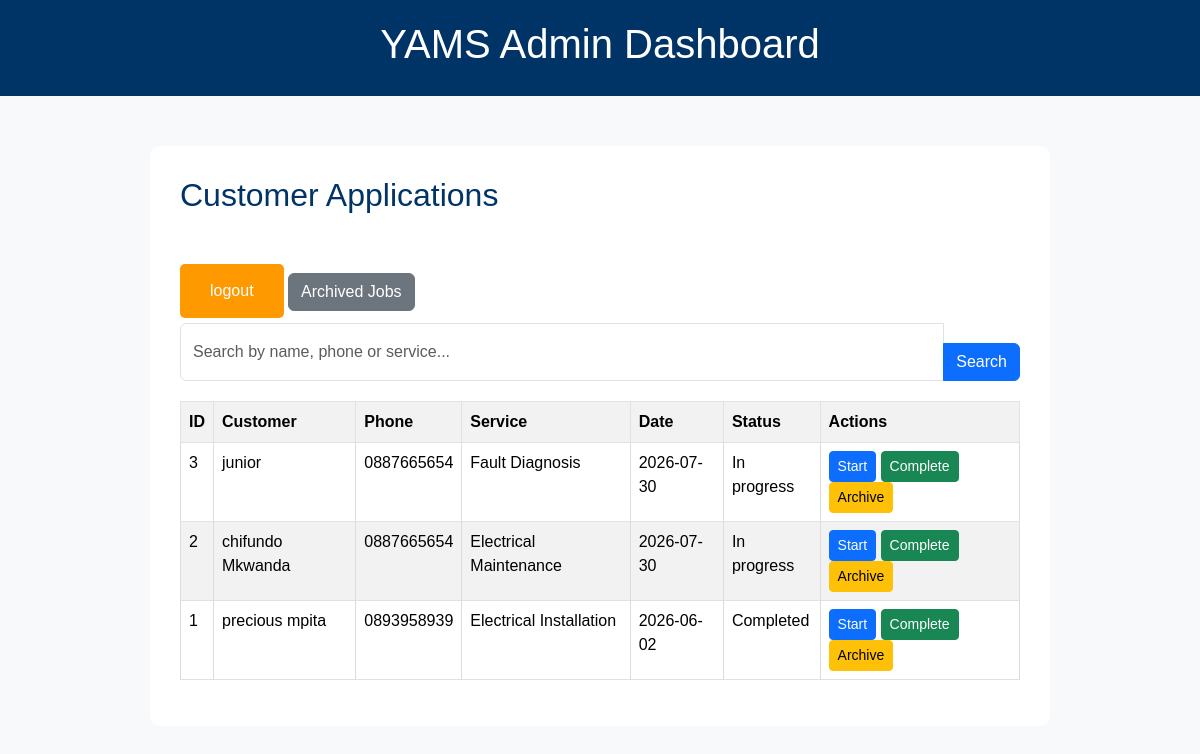
Before: /admin (signed in) with the older database file.
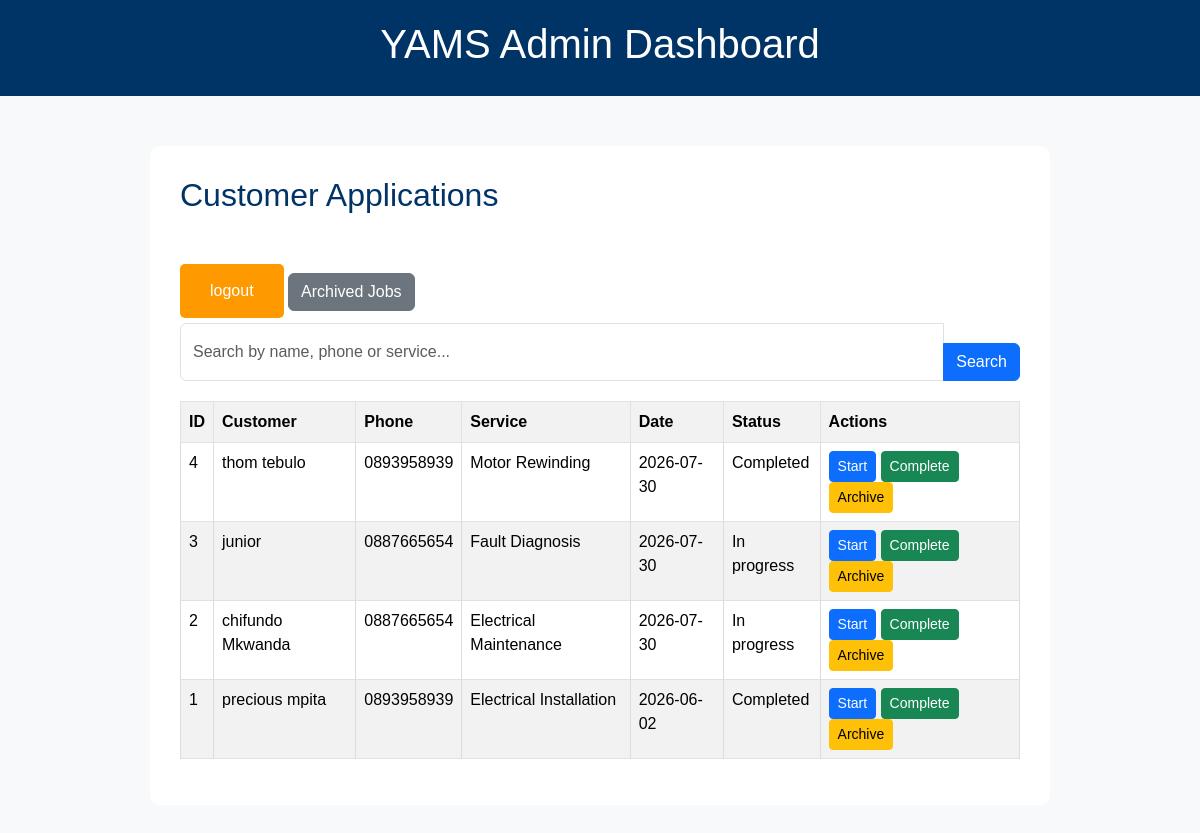
After: the same page with the newer database file.
### tables this page shows
CREATE TABLE applications (
    id INTEGER PRIMARY KEY AUTOINCREMENT,
    fullname TEXT NOT NULL,
    phone TEXT NOT NULL,
    email TEXT,
    location TEXT NOT NULL,
    service TEXT NOT NULL,
    description TEXT NOT NULL,
    service_date TEXT,
    status TEXT DEFAULT 'Pending'
, archived INTEGER DEFAULT 0, completed_date TEXT);

### app.py (the view)
@app.route('/admin')
def admin():
    if not session.get('logged_in'):
        return redirect('/login')
    search = request.args.get("search", "")
    conn = sqlite3.connect('database.db')
    cursor = conn.cursor()
    if search:
        cursor.execute("""SELECT *
                   FROM applications
                   WHERE archived = 0
                   AND(
                   fullname LIKE ?
                   OR phone LIKE ?
                   OR service LIKE ?
                   )
                   ORDER BY id DESC
                   """, (f"%{search}%", f"%{search}%", f"{search}%"))
    else:
        cursor.execute("""SELECT *
                       FROM applications
                       WHERE archived = 0
                       ORDER BY id DESC
                  """)
    applications = cursor.fetchall()
    conn.close()
    return render_template(
        "admin.html",
        applications=applications
    )

### templates/admin.html (shortened to what this page needs)
<!DOCTYPE html>
<html>
<head>
    <link rel="stylesheet"
          href="{{ url_for('static', filename='css/style.css') }}">
    <link
            href="https://cdn.jsdelivr.net/npm/bootstrap@5.3.3/dist/css/bootstrap.min.css" rel="stylesheet">
    <link rel="stylesheet" href="{{ url_for('static', filename='css/style.css') }}">
</head>
<body>
<header>
    <h1>YAMS Admin Dashboard</h1>
</header>
<div class="content">
    <h2>Customer Applications</h2>
    <a href="/logout" class="button">
        logout
    </a>
    <a href="/archived" class="btn btn-secondary">
        Archived Jobs
    </a>
    <form method="GET" action="/admin" class="mb-2">
        <div class="input-group">
            <input type="text"
                   class="form-control"
                   name="search"
                   placeholder="Search by name, phone or service..."
                   value="{{ request.args.get('search','') }}">
            <button class="btn btn-primary" type="submit">
                Search
            </button>
        </div>
    </form>
    <table class="table table-bordered table-striped">
        <tr>
            <th>ID</th>
            <th>Customer</th>
            <th>Phone</th>
            <th>Service</th>
            <th>Date</th>
            <th>Status</th>
            <th>Actions</th>
        </tr>
        {% for app in applications %}
        <tr>
            <td>{{ app[0] }}</td>
            <td>{{ app[1] }}</td>
            <td>{{ app[2] }}</td>
            <td>{{ app[5] }}</td>
            <td>{{ app[7] }}</td>
            <td>{{ app[8] }}</td>
            <td>
                <a href="/start/{{ app[0] }}" class="btn btn-primary btn-sm">
                    Start
                </a>
                <a href="/complete/{{ app[0] }}" class="btn btn-success btn-sm">
                    Complete
                </a>
                <a href="/archive/{{ app[0] }}" class="btn btn-warning btn-sm">
                    Archive
                </a>
            </td>
        </tr>
        {% endfor %}
    </table>
</div>
</body>
</html>

### static/css/style.css (style rules this page uses)
* { margin: 0; padding: 0; box-sizing: border-box; font-family: Arial, sans-serif; }
body { background: #f8f9fa; }
header { background: #003366; color: white; text-align: center; padding: 20px; }
.button { display: inline-block; background: #ff9900; color: white; padding: 15px 30px; margin-top: 30px; text-decoration: none; border-radius: 5px; }
.content { max-width: 900px; margin: 50px auto; padding: 30px; background: white; border-radius: 10px; }
.content h2 { color: #003366; margin-bottom: 20px; }
form { display: flex; flex-direction: column; }
input, select, textarea { padding: 12px; margin-top: 5px; border: 1px solid #ccc; border-radius: 5px; font-size: 16px; }
button { margin-top: 25px; padding: 15px; background: #ff9900; color: white; border: none; border-radius: 5px; font-size: 16px; cursor: pointer; }
table { width: 100%; border-collapse: collapse; margin-top: 20px; }
th { background: #003366; color: white; padding: 12px; }
td { border: 1px solid #ddd; padding: 10px; }
tr:nth-child(even) { background: #f4f4f4; }
:root { --primary: #0A2540; --secondary: #F4B400; --light: #F8F9FA; --dark: #21259; }

Changed rows visible on the page:
added applications: id "4", fullname "thom tebulo", phone "0893958939", service "Motor Rewinding", service_date "2026-07-30", status "Completed"
